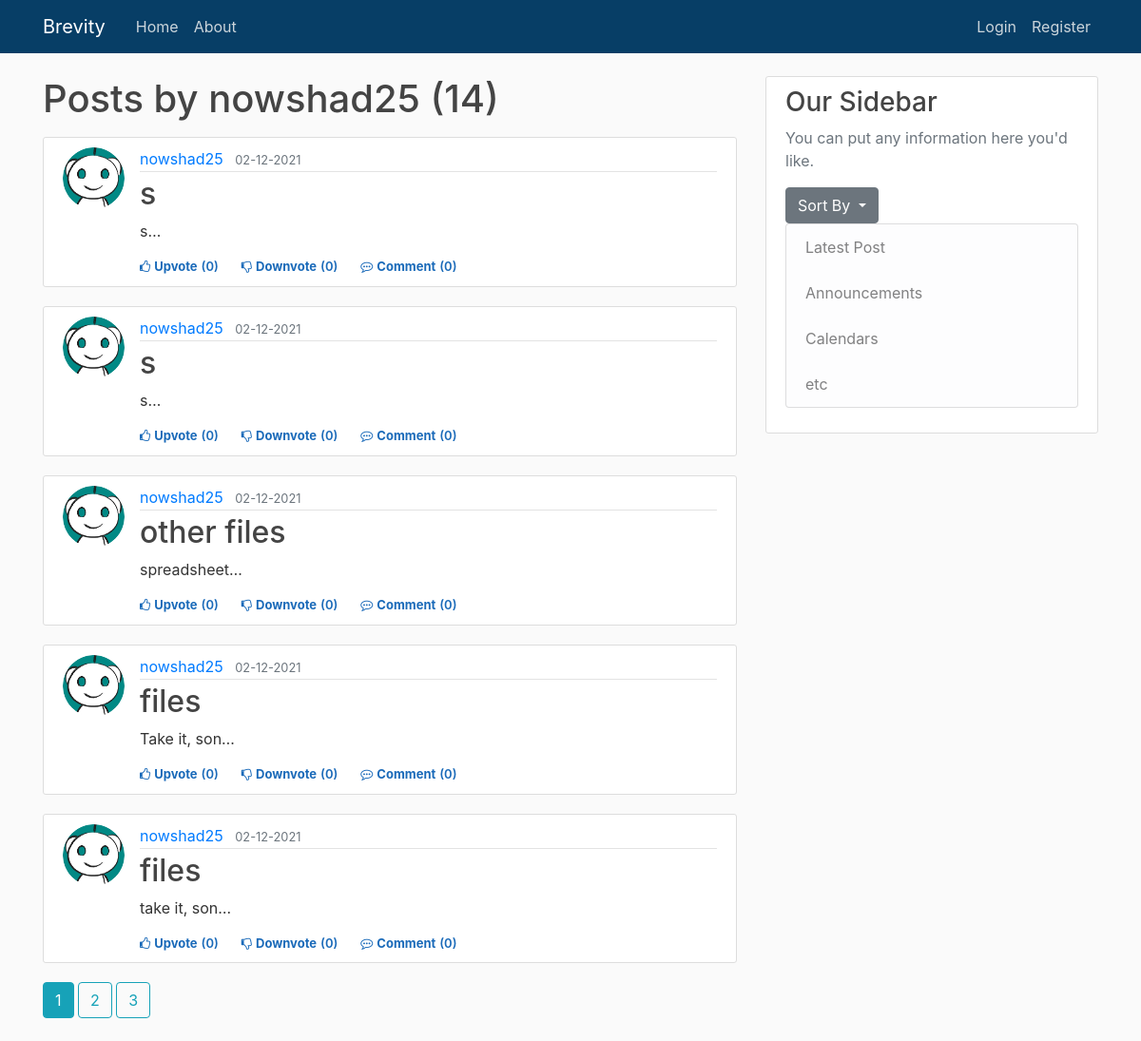
Before: /user/nowshad25 with the older database file.
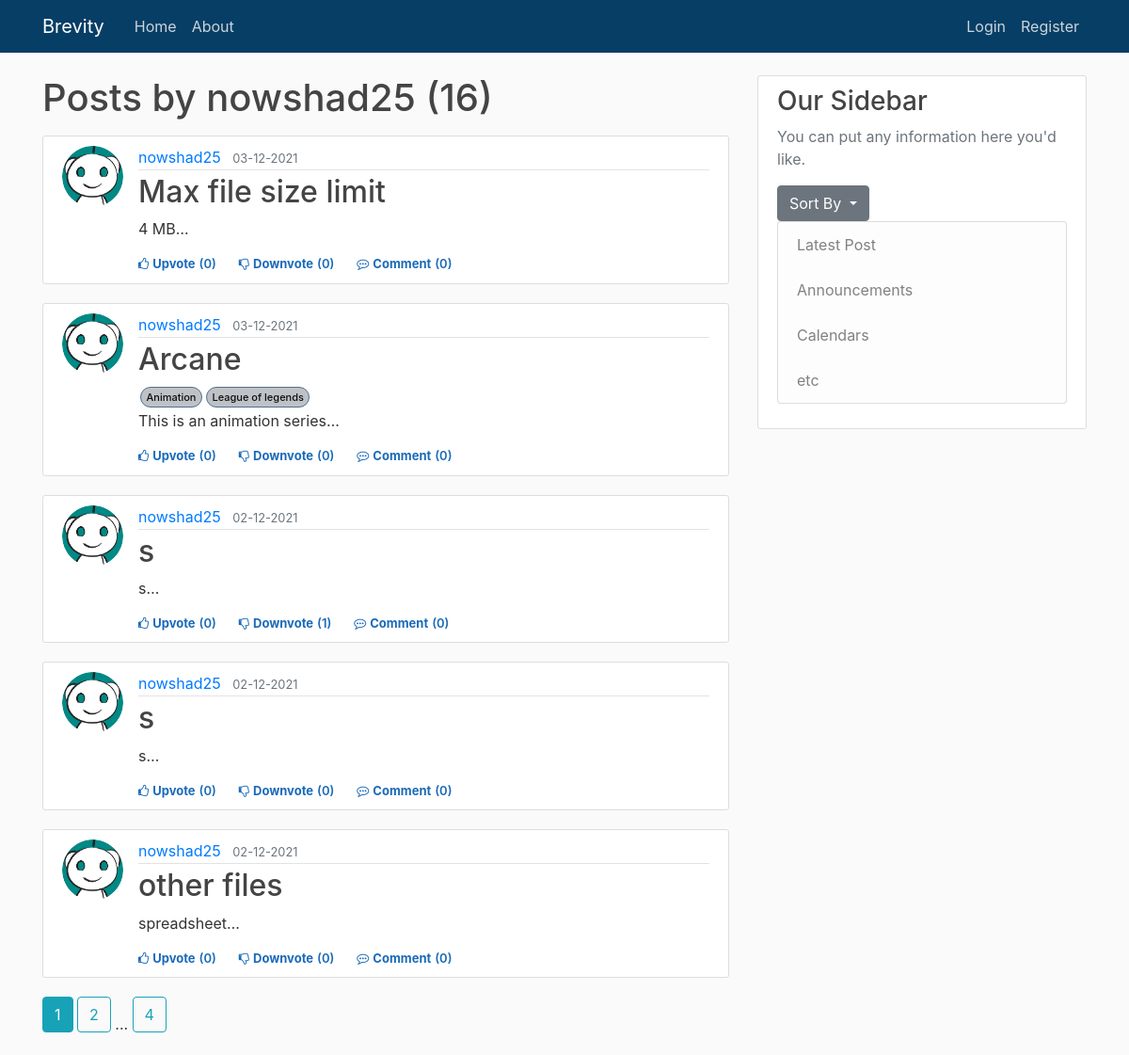
After: the same page with the newer database file.
### brevity/models.py (models this page shows, shortened)
class Post(db.Model):
    id = db.Column(db.Integer, primary_key=True)
    title = db.Column(db.String(100), nullable=False)
    date_posted = db.Column(db.DateTime, nullable=False, default=datetime.utcnow)
    content = db.Column(db.Text, nullable=False)
    user_id = db.Column(db.Integer, db.ForeignKey('user.id'), nullable=False)
    tags = db.relationship('Tag', backref='post', cascade="all, delete", lazy='dynamic')
    upvotes = db.relationship('Upvote', backref='post', lazy='dynamic')
    downvotes = db.relationship('Downvote', backref='post', lazy='dynamic')
    comments = db.relationship('Comment', backref='post', lazy='dynamic')
    resources = db.relationship('ResourceFile', backref='post', lazy='dynamic')

class User(db.Model, UserMixin):
    id = db.Column(db.Integer, primary_key=True)
    username = db.Column(db.String(20), unique=True, nullable=False)
    email = db.Column(db.String(120), unique=True, nullable=False)
    image_file = db.Column(db.String(20), nullable=False, default='default.jpg')
    password = db.Column(db.String(60), nullable=False)
    posts = db.relationship('Post', backref='author', lazy=True)                    #By default SQLAlchemy guess the relationship to be one to many as posts returns a list of post.
    upvoted = db.relationship('Upvote', foreign_keys='Upvote.user_id', backref='user', lazy='dynamic')
    downvoted = db.relationship('Downvote', foreign_keys='Downvote.user_id', backref='user', lazy='dynamic')
    commented = db.relationship('Comment', backref='author', lazy=True)

class Tag(db.Model):
    tag = db.Column(db.String(50), nullable=False, unique=True, primary_key=True)
    post_id = db.Column(db.Integer, db.ForeignKey('post.id'), primary_key=True)

### brevity/users/routes.py (the view)
@users.route("/user/<string:username>")
def user_posts(username):
    page = request.args.get('page', 1, type=int)
    user = User.query.filter_by(username=username).first_or_404()
    posts = (Post.query.filter_by(author = user)
        .order_by(Post.date_posted.desc())
        .paginate(page = page, per_page = 5)
        )
    return render_template('user_posts.html', posts=posts, user=user)

### brevity/templates/user_posts.html
{% extends "layout.html" %}
{% block content %}
    <h1 class="mb-3">Posts by {{ user.username }} ({{ posts.total }})</h1>
    {% for post in posts.items %}
        <article class="media content-section">
            <img class="rounded-circle article-img" src="{{ url_for('static', filename = 'profile_pics/' + post.author.image_file)}}">
            <div class="media-body">
                <div class="article-metadata">
                    <a class="mr-2" href="{{ url_for('users.user_posts', username=post.author.username) }}">{{ post.author.username }}</a>
                    <small class="text-muted">{{ post.date_posted.strftime('%d-%m-%Y') }}</small>
                </div>
                <h2><a class="article-title" href="{{ url_for('posts.post', post_id=post.id) }}">{{ post.title }}</a></h2>
                <div class="d-flex ps-relative">
                  {% for tag in post.tags %}
                          <a href="#" class="post-tag" >{{tag.tag}}</a>
                  {% endfor %}
                </div>
                <p class="article-content">{{ post.content[:200] }}<span>&#8230;</span></p>
                <div>
                  {% if current_user.is_authenticated %}
                      <div class="d-flex flex-row fs-12" id="vote{{post.id}}">
                          {% if not current_user.has_upvoted_post(post) %}
                              <div class="like cursor votestyle vote" post_id="{{post.id}}" action="upvote"><i class="fa fa-thumbs-o-up"></i><span class="ml-1">Upvote</span></div>
                              <div class="like vote_count" ><span class="ml-1 mr-4">({{post.upvotes.count()}})</span></div>
                          {% else %}
                              <div class="like cursor upvotedstyle vote" post_id="{{post.id}}" action="upvote"><i class="fa fa-thumbs-o-up"></i><span class="ml-1">Upvoted</span></div>
                              <div class="like upvoted_count" ><span class="ml-1 mr-4">({{post.upvotes.count()}})</span></div>
                          {% endif %}
                          {% if not current_user.has_downvoted_post(post) %}
                              <div class="like downvotecursor votestyle vote" post_id="{{post.id}}" action="downvote"><i class="fa fa-thumbs-o-down"></i><span class="ml-1">Downvote</span></div>
                              <div class="like vote_count"><span class="ml-1 mr-4">({{post.downvotes.count()}})</span></div>
                          {% else %}
                              <div class="like downvotecursor downvotedstyle vote" post_id="{{post.id}}" action="downvote"><i class="fa fa-thumbs-o-down"></i><span class="ml-1">Downvoted</span></div>
                              <div class="like downvoted_count"><span class="ml-1 mr-4">({{post.downvotes.count()}})</span></div>
                          {% endif %}
                          <div class="like cursor comment"><i class="fa fa-commenting-o"></i><span class="ml-1"><a class="mr-1 like cursor comment" href="{{ url_for('posts.post', post_id=post.id) }}">Comment</a></span></div>
                          <div class="like comment_count"><span class="ml-0">({{post.comments.count()}})</span></div>
                      </div>
                  {% else %}
                      <div class="d-flex flex-row fs-12">
                          <div class="like cursor unauthorised_upvote"><i class="fa fa-thumbs-o-up"></i><span class="ml-1"><a class="like cursor unauthorised_upvote" href="{{ url_for('posts.vote_action', post_id=post.id, action='unauthorized_upvote')}}">Upvote</a></span></div>
                          <div class="like vote_count" ><span class="ml-1 mr-4">({{post.upvotes.count()}})</span></div>
                          <div class="like downvotecursor unauthorised_downvote"><i class="fa fa-thumbs-o-down"></i><span class="ml-1"><a class="like downvotecursor unauthorised_downvote" href="{{ url_for('posts.vote_action', post_id=post.id, action='unauthorized_downvote')}}">Downvote</a></span></div>
                          <div class="like vote_count"><span class="ml-1 mr-4">({{post.downvotes.count()}})</span></div>
                          <div class="like cursor comment"><i class="fa fa-commenting-o"></i><span class="ml-1"><a class="mr-1 like cursor comment" href="{{ url_for('posts.post', post_id=post.id) }}">Comment</a></span></div>
                          <div class="like comment_count"><span class="ml-0">({{post.comments.count()}})</span></div>
                      </div>
                  {% endif %}
                </div>
            </div>
        </article>
    {% endfor %}
    {% for page_num in posts.iter_pages(left_edge=1, right_edge=1, left_current=1, right_current=2) %}
      {% if page_num %}
        {% if posts.page == page_num %}
          <a class="btn btn-info mb-4" href="{{ url_for('users.user_posts', username=user.username, page=page_num) }}">{{ page_num }}</a>
        {% else %}
          <a class="btn btn-outline-info mb-4" href="{{ url_for('users.user_posts', username=user.username, page=page_num) }}">{{ page_num }}</a>
        {% endif %}
      {% else %}
        ...
      {% endif %}
    {% endfor %}
{% endblock content %}

Changed rows visible on the page:
no longer on this page (row unchanged): Post: image_file (placeholder picture), author.username "nowshad25", date_posted "02-12-2021", title "files", content "Take it, son", upvotes.count "0", downvotes.count "0", comments.count "0"
no longer on this page (row unchanged): Post: image_file (placeholder picture), author.username "nowshad25", date_posted "02-12-2021", title "files", content "take it, son", upvotes.count "0", downvotes.count "0", comments.count "0"
added Post: image_file (placeholder picture), author.username "nowshad25", date_posted "03-12-2021", title "Max file size limit", content "4 MB", upvotes.count "0", downvotes.count "0", comments.count "0"
added Post: image_file (placeholder picture), author.username "nowshad25", date_posted "03-12-2021", title "Arcane", content "This is an animation series", upvotes.count "0", downvotes.count "0", comments.count "0"
added Tag: tag "Animation"
added Tag: tag "League of legends"
computed for Post (number 3 of 5 on the later page): downvotes.count "0" → "1"
Other visible differences:
{{ posts.total }}: "14" → "16"
new list line: "4"
list line gone: "3"
